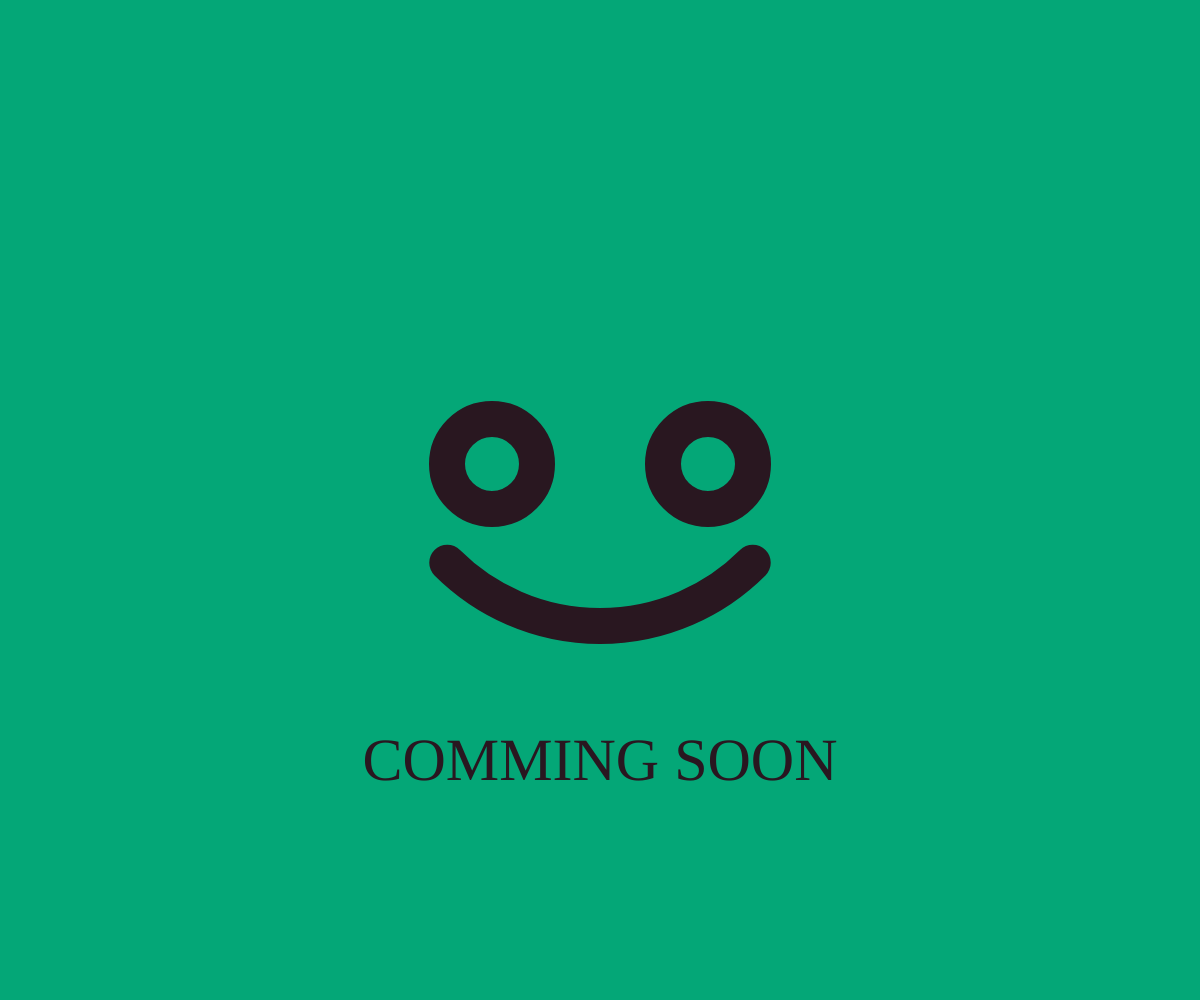
Frame 1 (no input)
Frame 60 (no input): identical to frame 1, image omitted
Frame 120 (the mouse pressed at the canvas centre since frame 60): identical to frame 1, image omitted

The p5.js sketch that drew this single still picture (run headless with seeded random() and noise() and a simulated clock; from frame 60 on, the mouse is pressed at the canvas centre):

// p5.js sketch
// ── sketch.js
function setup() {
  createCanvas(windowWidth, windowHeight);
}

function windowResized(){
  resizeCanvas(windowWidth, windowHeight);
}

function draw() {
  background("#04A777");
  
  // 스마일
  smile(width/2, height/2, width*0.3);
  
  // 문구
  textAlign(CENTER,CENTER);
  noStroke();
  textSize(width*0.05);
  textFont('Pacifico');
  fill("#291720");
  text("COMMING SOON",width/2,height/2+width*0.22);
}

function smile(x,y,size){
  noFill();
  stroke("#291720");
  strokeWeight(size*0.1);
  
  // 눈
  ellipse(x-size*0.3,y-size*0.1,size*0.25,size*0.25);
  ellipse(x+size*0.3,y-size*0.1,size*0.25,size*0.25);
  
  // 입
  arc(x,y-size*0.25,size*1.2,size*1.2,radians(45),radians(180-45));
}
